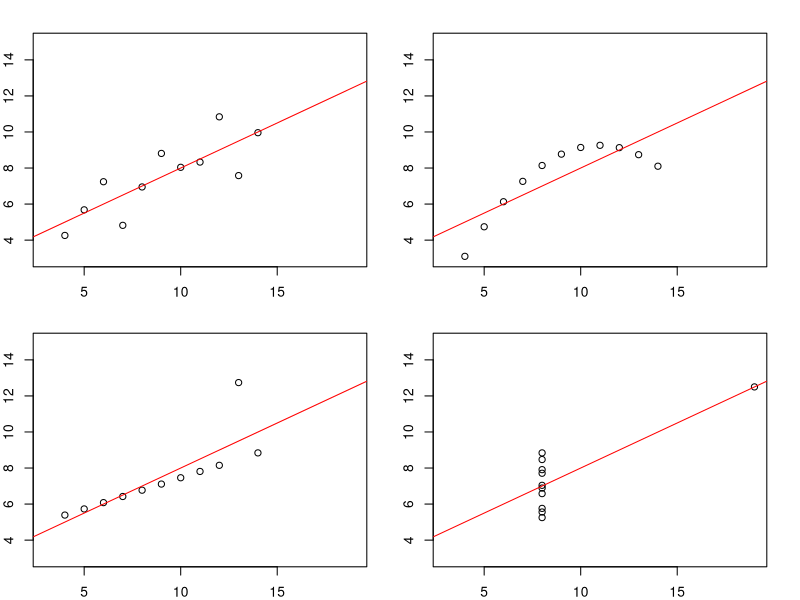

Here is the R script that generated this plot:
#load the data
data(anscombe)
attach(anscombe)

#compute some basic statstics.  What do you see?

#mean
sapply(anscombe, mean, na.rm = TRUE)

#correlation of x and y
cor(x1, y1)
cor(x2, y2)
cor(x3, y3)
cor(x4, y4)

#summary of stats
summary(lm(y1 ~ x1)) #ordinary linear model. The argument to lm is a model formula, which has the response on the left of the tilde ~ (read "is modeled as") and a Wilkinson-Rogers model specification formula on the right
summary(lm(y2 ~ x2))
summary(lm(y3 ~ x3))
summary(lm(y4 ~ x4))

#Now let's plot some graphs.  In RStudio the graphs will "fit" in the window, you may need to resize

#first set our margins.
par(mar=c(2,2,2,2)) 

# We know we want to draw 4 graphs as we have 4 datasets
# Let's draw a 2 x 2 grid on one plot, after try changing this to 1,4 or 4,1
par(mfrow=c(2,2)) 

#plot dataset 1
par(col=("black"))
plot(x1, y1, xlim=c(3,19), ylim=c(3, 15))

#use the abline function to draw a straight line, in this using the intercept and slope from our linear model.
par(col=("red"))
abline(lm(y1 ~ x1))

#plot dataset 2
par(col=("black"))
plot(x2, y2, xlim=c(3,19), ylim=c(3, 15))
par(col=("red"))
abline(lm(y2 ~ x2))

#plot dataset 3
par(col=("black"))
plot(x3, y3, xlim=c(3,19), ylim=c(3, 15))
par(col=("red"))
abline(lm(y3 ~ x3))

#plot dataset 4
par(col=("black"))
plot(x4, y4, xlim=c(3,19), ylim=c(3, 15))
par(col=("red"))
abline(lm(y4 ~ x4))
